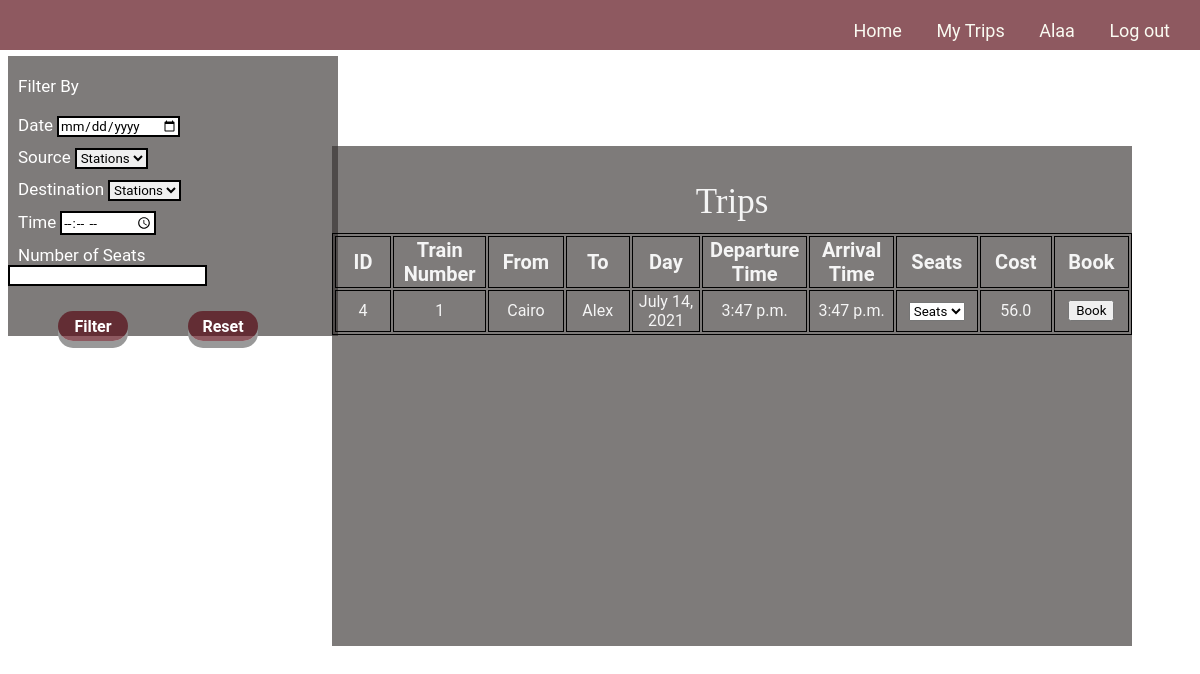
The page / (signed in) on the database its author committed.
### blog/models.py (models this page shows, shortened)
class Trip(models.Model):
    train = models.ForeignKey(
        Train, on_delete=models.CASCADE, related_name="TripTrain")
    source = models.ForeignKey(
        Station, on_delete=models.CASCADE, related_name="TripSource", null=False)
    destination = models.ForeignKey(
        Station, on_delete=models.CASCADE, related_name="TripDest", null=False)
    day = models.DateField(null=False)
    start_Time = models.TimeField(null=False)
    end_Time = models.TimeField(null=False)
    price = models.FloatField(null=False, default=0)
    Remaining_seats = models.IntegerField(default=0, editable=False)
    seats = models.IntegerField(default=0, editable=False)
    @property
    def isPast(self):
        return self.day >= date.today()

class Train(models.Model):
    Number_of_seats = models.IntegerField(default=0)
    source = models.ForeignKey(
        Station, on_delete=models.CASCADE, related_name="TrainSource", null=False)
    destination = models.ForeignKey(
        Station, on_delete=models.CASCADE, related_name="TrainDest", null=False)

class Station(models.Model):
    id = models.IntegerField(default=-1, primary_key=True)
    stationName = models.CharField(max_length=15)

### blog/views.py (the view)
# urls.py: 2. Add a URL to urlpatterns:  path('', views.home, name='home')
@never_cache
def home(request):
    trips = Trip.objects.all()
    temp = Trip.objects.values()
    stations = Station.objects.all()
    tripJSON = serializers.serialize("json",trips)
    tripObj = json.loads(tripJSON)
    return render(request, 'sitePages/home.html', {'trips': trips, 'stations': stations, 'data': json.dumps(list(tripObj))})

### blog/tags/tags.py (called while the page is built)
@register.simple_tag
def tripSeat(trip):
    book = Book.objects.filter(trip = trip.id)
    bookSeats = book.values_list('seatTrain', flat=True)
    seats = []
    i = 1
    while i <= trip.seats:
        if i not in bookSeats:
            seats.append(i)
        i = i+1
    return seats

### templates/sitePages/home.html (shortened to what this page needs)
{% extends "base.html" %}
{% load static %}
{% load tags %}
{% block head %}
<link rel="stylesheet" href="{% static 'css/homePage.css' %}">
{% endblock%}
{% block content %}
<div class="filter" value="{{ trips }}" id = "variable">
    <span><label for="Filter options" id="label1">Filter By</label></span>
    <br> <br>
    <div id="Filter options">
        <label for="dateOption">Date</label>
        <input type="date" id="dateOption" name="dateOption"><br>
        <label for="sourceOption">Source</label>
        <select name="sourceOption" id="sourceOption">
            <option value="stations" hidden>Stations</option>
        </select><br>
        <label for="destOption">Destination</label>
        <select name="destOption" id="destOption">
            <option value="stations" hidden>Stations</option>
        </select><br>
        <label for="timeOption">Time</label>
        <input type="time" id="timeOption" name="timeOption"><br>
        <label for="seatNbOption">Number of Seats</label>
        <input type="text" id="seatNbOption" name="seatNbOption"><br>
    </div>
    <div id="filterDiv">
        <button class="filterBtns" onclick="filter()">Filter</button>
        <button class="filterBtns" onclick="reset()">Reset</button>
    </div>
</div>
<div class="trips" style="overflow: auto;">
    <p>Trips</p>
    <table id="tripsTable">
        <tr>
            <th>ID</th>
            <th>Train Number</th>
            <th>From</th>
            <th>To</th>
            <th>Day</th>
            <th>Departure Time</th>
            <th>Arrival Time</th>
            <th>Seats</th>
            <th>Cost</th>
            <th>Book</th>
        </tr>
        {% for trip in trips %}
            {% if trip.isPast and trip.Remaining_seats > 0 %}
                <tr id = "{{trip.id}}">
                    <td>{{trip.id}}</td>
                    <td>{{ trip.train.id }}</td>
                    <td>{{trip.source.stationName}}</td>
                    <td>{{trip.destination.stationName}}</td>
                    <td>{{trip.day}}</td>
                    <td>{{trip.start_Time}}</td>
                    <td>{{trip.end_Time}}</td>
                    <td>
                        <select>
                            <option selected hidden>Seats</option>
                            {% tripSeat trip as seats %}
                        </select>
                    </td>
                    <td>{{trip.price}}</td>
                    <td>
                        <a href="{% url 'blog:certainTrip' trip.id %}"><button>Book</button></a>
                    </td>
                </tr>
            {% endif %}
        {% empty %}
        <tr id="notrip">
            <td colspan="10">No Trips Available</td>
        </tr>
        {% endfor %}
    </table>
</div>
{% endblock content %}

### templates/base.html (shortened to what this page needs)
<!DOCTYPE html>
<html lang="en">
<head>
    {% load static %}
    <link rel="stylesheet" href="{% static 'css/basePage.css' %}">
    {% block head%} {% endblock head %}
</head>
<body style="background: url('/static/imgs/background4.png'); background-size: cover; background-repeat:no-repeat; overflow:hidden;">
    <nav class="navBar">
        <a href="{% url 'blog:home' %}">Home</a>
        {% if user.is_authenticated %}
            {% if user.is_superuser %}
                <a href="{% url 'admin:index' %}">Admin Page</a>
            {% else %}
                <a href="{% url 'blog:myTrips' user.id %}">My Trips</a>
            {% endif %}
            <a href="{% url 'blog:profile' user.username %}">{{ user.username }}</a>
            <a href="{% url 'blog:logOut' %}">Log out</a>
        {% else %}
            <a id="signIn" href="{% url 'blog:signIn' %}">Sign In</a>
            <span id="sp1">/</span>
            <a href="{% url 'blog:signUp' %}">Sign Up</a>
        {% endif %}
    </nav>
    {% block content %} {% endblock %}
</body>
</html>

### static/css/basePage.css (style rules this page uses)
* { box-sizing: border-box; }
nav { display: inline; height: 50px; top: -5px; margin-top: 5px; padding-top: 20px; text-align: right; width: 100%; font-size: 18px; font-family: "Wire+One"; background: rgba(87, 8, 18, 0.671); position: fixed; margin-left: -8px; right: 0; }
nav a { margin-right: 30px; padding: 0px; color: rgb(250, 251, 242); text-decoration: none; }

### static/css/homePage.css (style rules this page uses)
* { box-sizing: border-box; font-family: 'Roboto', sans-serif; }
body { overflow: scroll; }
.filter { display: inline-block; align-items: center; margin-top: 4%; background: rgba(51, 46, 45, 0.63); width: 330px; height: 280px; padding-top: 20px; position: absolute; }
.filter label { font-size: 17px; color: white; margin-left: 10px; }
.filter select { border: 2px solid black; margin-bottom: 10px; }
.filter input { border: 2px solid black; margin-bottom: 10px; }
.filter button { height: 30px; width: 70px; margin-top: 15px; font-size: 16px; font-weight: bold; }
.trips p { font-family: 'Times New Roman', Times, serif; font-size: 35px; color: whitesmoke; text-align: center; padding-top: 0.5px; }
.trips { top: 17%; margin-left: 27%; background: rgba(51, 46, 45, 0.63); width: 800px; height: 500px; margin-top: 10px; position: absolute; }
table, th, td { margin-top: -3%; border: 1px solid black; table-layout: fixed; text-align: center; }
th { width: 133.3px; height: 40px; font-size: 20px; color: whitesmoke; font-weight: bold; }
td { width: 114.28px; height: 30px; font-size: 16px; color: whitesmoke; }
#filterDiv { display: inline-flex; width: 100%; }
.filterBtns { margin-right: 10px; margin-left: 50px; border-radius: 15px; text-align: center; text-decoration: none; outline: none; color: #fff; background-color: rgba(87, 8, 18, 0.671); border: none; border-radius: 15px; box-shadow: 0 7px #999; }

### rows shown on the page
Trip: id "4", train.id "1", source.stationName "Cairo", destination.stationName "Alex", day "July 14, 2021", start_Time "3:47 p.m.", end_Time "3:47 p.m.", price "56.0"

### other values the page prints
{{ user.username }} "Alaa"
